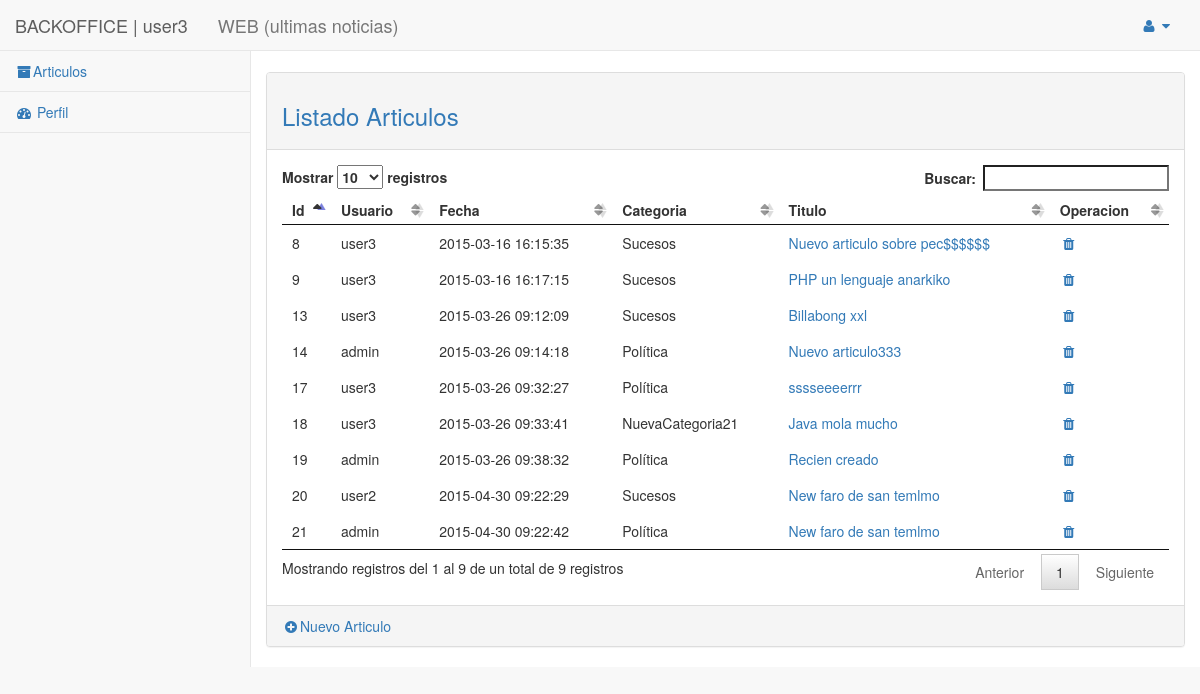
Screenshot of /backoffice/articulo/controlador.php (signed in) with the database file from the repository.
### tables this page shows
CREATE TABLE IF NOT EXISTS `articulo` (
  `id` int(11) NOT NULL AUTO_INCREMENT,
  `fecha` timestamp NULL DEFAULT CURRENT_TIMESTAMP COMMENT 'fecha del artículo',
  `titulo` varchar(250) NOT NULL DEFAULT 'Sin titulo' COMMENT 'título del articulo',
  `contenido` text NOT NULL,
  `id_usuario` int(11) NOT NULL,
  `id_categoria` int(11) NOT NULL,
  `foto` varchar(535) NOT NULL,
  PRIMARY KEY (`id`),
  KEY `id_usuario` (`id_usuario`),
  KEY `id_categoria` (`id_categoria`)
);

CREATE TABLE IF NOT EXISTS `usuario` (
  `id` int(11) NOT NULL AUTO_INCREMENT,
  `email` varchar(250) NOT NULL,
  `password` varchar(50) NOT NULL,
  `nombre` varchar(250) NOT NULL,
  `rol` int(1) NOT NULL DEFAULT '1' COMMENT '0=Administrador  1=usuario',
  PRIMARY KEY (`id`),
  UNIQUE KEY `email` (`email`)
);

CREATE TABLE IF NOT EXISTS `categoria` (
  `id` int(11) NOT NULL AUTO_INCREMENT,
  `fecha` timestamp NULL DEFAULT CURRENT_TIMESTAMP,
  `titulo` varchar(250) NOT NULL DEFAULT 'Sin titulo',
  PRIMARY KEY (`id`)
);

### core/Database.php (called while the page is built, shortened)
<?php
class Database{
	private $db_host = "localhost";
	private $db_user = "root";
	private $db_pass = "";
	private $db_name = "mb15";
	private $con = false;
	private $result = array();
	public function connect(){
		if(!$this->con){
			$myconn = @mysql_connect($this->db_host,$this->db_user,$this->db_pass);
            if($myconn){
            	$seldb = @mysql_select_db($this->db_name,$myconn);
                if($seldb){
                	$this->con = true;
                    return true;
                }else{
                	array_push($this->result,mysql_error());
                    return false;
                }
            }else{
            	array_push($this->result,mysql_error());
                return false;
            }
        }else{
            return true;
        }
	}
    public function disconnect(){
    	if($this->con){
    		if(@mysql_close()){
    			$this->con = false;
				return true;
			}else{
				return false;
			}
		}
    }
	public function sql($sql){
		$query = @mysql_query($sql);
		if($query){
			$this->numResults = mysql_num_rows($query);
			for($i = 0; $i < $this->numResults; $i++){
				$r = mysql_fetch_array($query);
               	$key = array_keys($r);
               	for($x = 0; $x < count($key); $x++){
                   	if(!is_int($key[$x])){
                   		if(mysql_num_rows($query) >= 1){
                   			$this->result[$i][$key[$x]] = $r[$key[$x]];
						}else{
							$this->result = null;
						}
					}
				}
			}
			return true;
		}else{
			array_push($this->result,mysql_error());
			return false;
		}
	}
    public function getResult(){
        $val = $this->result;
        $this->result = array();
        return $val;
    }
}

### backoffice/articulo/modelo.php (called while the page is built, shortened)
<?php
	function getArticulos( $limit=10 , $id_usuario=null, $id_categoria=null)
	{
		$sql = "SELECT a.id , a.titulo, id_usuario, c.titulo as categoria, u.nombre , a.fecha, a.contenido,  foto FROM `articulo` as a , `usuario` as u, `categoria` as c WHERE a.id_usuario = u.id and a.id_categoria = c.id ORDER BY fecha DESC";
		$db = new Database();
		$db->connect();
		$where = '';
		$db->sql( $sql.$where );
		$res = $db->getResult();
		return $res;
	}
?>

### backoffice/articulo/vista.php (the view)
<?php require '../../html/backoffice/head.php'; ?>
<div id="page-wrapper">
    <div class="row">
        <div class="col-lg-12">
         </div>
     </div>
     <div class="row">
            <br>
            <div class="panel panel-default">
                <div class="panel-heading">
                     <h3 class="text-primary">Listado Articulos</h3>
                </div>
                <div class="panel-body">
					<table id="tabla">
					<thead>
						<tr>
							<th>Id</th>
							<th>Usuario</th>
							<th>Fecha</th>
							<th>Categoria</th>
							<th>Titulo</th>
							<th>Operacion</th>
						</tr>
					</thead>
					    <?php foreach($articulos as $articulo): ?>
					    <tr>
					    	<td><?php echo $articulo['id']?></td>
					    	<td><?php echo $articulo['nombre']?></td>
					        <td><?php echo $articulo['fecha']?></td>
					        <td><?php echo $articulo['categoria']?></td>
					        <td>
					        	<a href="<?php echo(CONTROLLER_ARTICULO);?>?op=<?php echo(OP_DETALLE);?>&id=<?php echo $articulo['id']?>" >
					        		<?php echo $articulo['titulo']?>
					        	</a>
					        </td>
					        <td>
					        	<a href="<?php echo(CONTROLLER_ARTICULO);?>?id=<?php echo $articulo['id']?>&op=<?php echo(OP_ELIMINAR);?>"
					        	   title="Eliminar articulo"><i class="fa fa-trash fa-fw"></i></a>
					        </td>
					    </tr>
					<?php endforeach;?>
					</table>
				</div>
                <div class="panel-footer">
                    <a href="<?php echo(CONTROLLER_ARTICULO);?>?op=<?php echo(OP_DETALLE);?>"><i class="fa fa-plus-circle fa-fw"></i>Nuevo Articulo</a>
                 </div>
            </div>
		</div>
</div>
<?php require '../../html/backoffice/footer.php'; ?>

### html/backoffice/css/sb-admin-2.css (style rules this page uses)
body { background-color: #f8f8f8; }
#page-wrapper { padding: 0 15px; min-height: 568px; background-color: #fff; }
@media (min-width:768px) { #page-wrapper { position: inherit; margin: 0 0 0 250px; padding: 0 30px; border-left: 1px solid #e7e7e7; } }
table.dataTable thead .sorting, table.dataTable thead .sorting_asc, table.dataTable thead .sorting_desc, table.dataTable thead .sorting_asc_disabled, table.dataTable thead .sorting_desc_disabled { background: 0 0; }
table.dataTable thead .sorting_asc:after { content: "\f0de"; float: right; font-family: fontawesome; }
table.dataTable thead .sorting:after { content: "\f0dc"; float: right; font-family: fontawesome; color: rgba(50,50,50,.5); }

### rows the page displays
articulo: id "21", id_usuario.nombre "admin", fecha "2015-04-30 09:22:42", id_categoria.titulo "Política", titulo "New faro de san temlmo"
articulo: id "20", id_usuario.nombre "user2", fecha "2015-04-30 09:22:29", id_categoria.titulo "Sucesos", titulo "New faro de san temlmo"
articulo: id "19", id_usuario.nombre "admin", fecha "2015-03-26 09:38:32", id_categoria.titulo "Política", titulo "Recien creado"
articulo: id "18", id_usuario.nombre "user3", fecha "2015-03-26 09:33:41", id_categoria.titulo "NuevaCategoria21", titulo "Java mola mucho"
articulo: id "17", id_usuario.nombre "user3", fecha "2015-03-26 09:32:27", id_categoria.titulo "Política", titulo "sssseeeerrr"
articulo: id "14", id_usuario.nombre "admin", fecha "2015-03-26 09:14:18", id_categoria.titulo "Política", titulo "Nuevo articulo333"
articulo: id "13", id_usuario.nombre "user3", fecha "2015-03-26 09:12:09", id_categoria.titulo "Sucesos", titulo "Billabong xxl"
articulo: id "9", id_usuario.nombre "user3", fecha "2015-03-16 16:17:15", id_categoria.titulo "Sucesos", titulo "PHP un lenguaje anarkiko"
articulo: id "8", id_usuario.nombre "user3", fecha "2015-03-16 16:15:35", id_categoria.titulo "Sucesos", titulo "Nuevo articulo sobre pec$$$$$$"

### other values shown
$perfil['nombre'] "user3"
